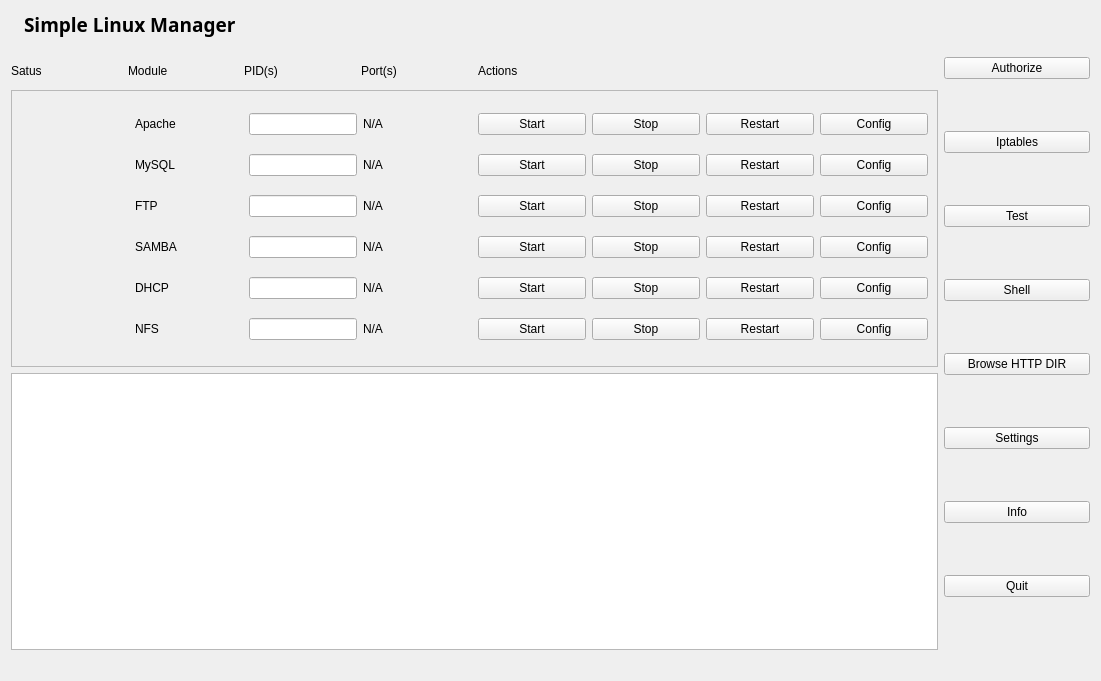
<?xml version="1.0" encoding="UTF-8"?>
<ui version="4.0">
 <class>main_widget</class>
 <widget class="QWidget" name="main_widget">
  <property name="geometry">
   <rect>
    <x>0</x>
    <y>0</y>
    <width>1101</width>
    <height>681</height>
   </rect>
  </property>
  <property name="windowTitle">
   <string>Simple Linux Manager</string>
  </property>
  <property name="windowIcon">
   <iconset resource="resources.qrc">
    <normaloff>:/new/prefix2/resources/linux.svg</normaloff>:/new/prefix2/resources/linux.svg</iconset>
  </property>
  <property name="styleSheet">
   <string notr="true"/>
  </property>
  <layout class="QVBoxLayout" name="verticalLayout_2">
   <item>
    <layout class="QGridLayout" name="gridLayout">
     <item row="0" column="2" rowspan="6" colspan="2">
      <layout class="QVBoxLayout" name="buttons">
       <item>
        <widget class="QPushButton" name="authorize">
         <property name="text">
          <string>Authorize</string>
         </property>
        </widget>
       </item>
       <item>
        <widget class="QPushButton" name="iptables">
         <property name="text">
          <string>Iptables</string>
         </property>
        </widget>
       </item>
       <item>
        <widget class="QPushButton" name="pushButton">
         <property name="text">
          <string>Test</string>
         </property>
        </widget>
       </item>
       <item>
        <widget class="QPushButton" name="shell">
         <property name="text">
          <string>Shell</string>
         </property>
        </widget>
       </item>
       <item>
        <widget class="QPushButton" name="pushButton_2">
         <property name="text">
          <string>Browse HTTP DIR</string>
         </property>
        </widget>
       </item>
       <item>
        <widget class="QPushButton" name="config">
         <property name="text">
          <string>Settings</string>
         </property>
        </widget>
       </item>
       <item>
        <widget class="QPushButton" name="info">
         <property name="text">
          <string>Info</string>
         </property>
        </widget>
       </item>
       <item>
        <widget class="QPushButton" name="quit">
         <property name="text">
          <string>Quit</string>
         </property>
        </widget>
       </item>
      </layout>
     </item>
     <item row="6" column="0" colspan="2">
      <spacer name="horizontalSpacer_3">
       <property name="orientation">
        <enum>Qt::Horizontal</enum>
       </property>
       <property name="sizeHint" stdset="0">
        <size>
         <width>40</width>
         <height>20</height>
        </size>
       </property>
      </spacer>
     </item>
     <item row="1" column="0" colspan="2">
      <widget class="QLabel" name="spacer_top_label">
       <property name="text">
        <string/>
       </property>
      </widget>
     </item>
     <item row="2" column="0" colspan="2">
      <layout class="QHBoxLayout" name="horizontalLayout">
       <item>
        <widget class="QLabel" name="status_label">
         <property name="text">
          <string>Satus</string>
         </property>
        </widget>
       </item>
       <item>
        <widget class="QLabel" name="module_label">
         <property name="text">
          <string>Module</string>
         </property>
        </widget>
       </item>
       <item>
        <widget class="QLabel" name="pids_label">
         <property name="text">
          <string>PID(s)</string>
         </property>
        </widget>
       </item>
       <item>
        <widget class="QLabel" name="ports_label">
         <property name="text">
          <string>Port(s)</string>
         </property>
        </widget>
       </item>
       <item>
        <widget class="QLabel" name="actions_label">
         <property name="text">
          <string>Actions</string>
         </property>
        </widget>
       </item>
       <item>
        <widget class="QLabel" name="label_5">
         <property name="text">
          <string/>
         </property>
        </widget>
       </item>
       <item>
        <widget class="QLabel" name="label_7">
         <property name="text">
          <string/>
         </property>
        </widget>
       </item>
       <item>
        <widget class="QLabel" name="label_6">
         <property name="text">
          <string/>
         </property>
        </widget>
       </item>
      </layout>
     </item>
     <item row="5" column="0" colspan="2">
      <widget class="QTextEdit" name="log">
       <property name="readOnly">
        <bool>true</bool>
       </property>
      </widget>
     </item>
     <item row="6" column="3">
      <spacer name="horizontalSpacer_6">
       <property name="orientation">
        <enum>Qt::Horizontal</enum>
       </property>
       <property name="sizeType">
        <enum>QSizePolicy::Maximum</enum>
       </property>
       <property name="sizeHint" stdset="0">
        <size>
         <width>40</width>
         <height>20</height>
        </size>
       </property>
      </spacer>
     </item>
     <item row="4" column="0" colspan="2">
      <widget class="QScrollArea" name="services_scroll_layout">
       <property name="widgetResizable">
        <bool>true</bool>
       </property>
       <widget class="QWidget" name="services_layout">
        <property name="geometry">
         <rect>
          <x>0</x>
          <y>0</y>
          <width>927</width>
          <height>272</height>
         </rect>
        </property>
        <layout class="QVBoxLayout" name="verticalLayout">
         <item>
          <layout class="QHBoxLayout" name="apache_layout">
           <item>
            <widget class="QLabel" name="apache_status">
             <property name="styleSheet">
              <string notr="true"/>
             </property>
             <property name="text">
              <string/>
             </property>
            </widget>
           </item>
           <item>
            <widget class="QLabel" name="apache_label">
             <property name="toolTip">
              <string>&lt;html&gt;&lt;head/&gt;&lt;body&gt;&lt;p&gt;Module name&lt;/p&gt;&lt;/body&gt;&lt;/html&gt;</string>
             </property>
             <property name="text">
              <string>Apache</string>
             </property>
            </widget>
           </item>
           <item>
            <widget class="QLineEdit" name="apache_pids">
             <property name="sizePolicy">
              <sizepolicy hsizetype="Ignored" vsizetype="Fixed">
               <horstretch>0</horstretch>
               <verstretch>0</verstretch>
              </sizepolicy>
             </property>
             <property name="text">
              <string/>
             </property>
             <property name="readOnly">
              <bool>true</bool>
             </property>
            </widget>
           </item>
           <item>
            <widget class="QLabel" name="apache_port">
             <property name="text">
              <string>N/A</string>
             </property>
            </widget>
           </item>
           <item>
            <widget class="QPushButton" name="apache_start">
             <property name="text">
              <string>Start</string>
             </property>
            </widget>
           </item>
           <item>
            <widget class="QPushButton" name="apache_stop">
             <property name="enabled">
              <bool>true</bool>
             </property>
             <property name="text">
              <string>Stop</string>
             </property>
            </widget>
           </item>
           <item>
            <widget class="QPushButton" name="apache_restart">
             <property name="text">
              <string>Restart</string>
             </property>
            </widget>
           </item>
           <item>
            <widget class="QPushButton" name="apache_config">
             <property name="text">
              <string>Config</string>
             </property>
            </widget>
           </item>
          </layout>
         </item>
         <item>
          <layout class="QHBoxLayout" name="mysql_layout">
           <item>
            <widget class="QLabel" name="mysql_status">
             <property name="styleSheet">
              <string notr="true"/>
             </property>
             <property name="text">
              <string/>
             </property>
            </widget>
           </item>
           <item>
            <widget class="QLabel" name="mysqll">
             <property name="text">
              <string>MySQL</string>
             </property>
            </widget>
           </item>
           <item>
            <widget class="QLineEdit" name="mysql_pids">
             <property name="sizePolicy">
              <sizepolicy hsizetype="Ignored" vsizetype="Fixed">
               <horstretch>0</horstretch>
               <verstretch>0</verstretch>
              </sizepolicy>
             </property>
             <property name="readOnly">
              <bool>true</bool>
             </property>
            </widget>
           </item>
           <item>
            <widget class="QLabel" name="mysql_port">
             <property name="text">
              <string>N/A</string>
             </property>
            </widget>
           </item>
           <item>
            <widget class="QPushButton" name="mysql_start">
             <property name="text">
              <string>Start</string>
             </property>
            </widget>
           </item>
           <item>
            <widget class="QPushButton" name="mysql_stop">
             <property name="text">
              <string>Stop</string>
             </property>
            </widget>
           </item>
           <item>
            <widget class="QPushButton" name="mysql_restart">
             <property name="text">
              <string>Restart</string>
             </property>
            </widget>
           </item>
           <item>
            <widget class="QPushButton" name="mysql_config">
             <property name="text">
              <string>Config</string>
             </property>
            </widget>
           </item>
          </layout>
         </item>
         <item>
          <layout class="QHBoxLayout" name="ftp_layout">
           <item>
            <widget class="QLabel" name="ftp_status">
             <property name="styleSheet">
              <string notr="true"/>
             </property>
             <property name="text">
              <string/>
             </property>
            </widget>
           </item>
           <item>
            <widget class="QLabel" name="ftpl">
             <property name="text">
              <string>FTP</string>
             </property>
            </widget>
           </item>
           <item>
            <widget class="QLineEdit" name="ftp_pids">
             <property name="sizePolicy">
              <sizepolicy hsizetype="Ignored" vsizetype="Fixed">
               <horstretch>0</horstretch>
               <verstretch>0</verstretch>
              </sizepolicy>
             </property>
             <property name="readOnly">
              <bool>true</bool>
             </property>
            </widget>
           </item>
           <item>
            <widget class="QLabel" name="ftp_port">
             <property name="text">
              <string>N/A</string>
             </property>
            </widget>
           </item>
           <item>
            <widget class="QPushButton" name="ftp_start">
             <property name="text">
              <string>Start</string>
             </property>
            </widget>
           </item>
           <item>
            <widget class="QPushButton" name="ftp_stop">
             <property name="text">
              <string>Stop</string>
             </property>
            </widget>
           </item>
           <item>
            <widget class="QPushButton" name="ftp_restart">
             <property name="text">
              <string>Restart</string>
             </property>
            </widget>
           </item>
           <item>
            <widget class="QPushButton" name="ftp_config">
             <property name="text">
              <string>Config</string>
             </property>
            </widget>
           </item>
          </layout>
         </item>
         <item>
          <layout class="QHBoxLayout" name="samba_layout">
           <item>
            <widget class="QLabel" name="samba_status">
             <property name="styleSheet">
              <string notr="true"/>
             </property>
             <property name="text">
              <string/>
             </property>
            </widget>
           </item>
           <item>
            <widget class="QLabel" name="samba_label">
             <property name="text">
              <string>SAMBA</string>
             </property>
            </widget>
           </item>
           <item>
            <widget class="QLineEdit" name="samba_pids">
             <property name="sizePolicy">
              <sizepolicy hsizetype="Ignored" vsizetype="Fixed">
               <horstretch>0</horstretch>
               <verstretch>0</verstretch>
              </sizepolicy>
             </property>
             <property name="readOnly">
              <bool>true</bool>
             </property>
            </widget>
           </item>
           <item>
            <widget class="QLabel" name="samba_port">
             <property name="text">
              <string>N/A</string>
             </property>
            </widget>
           </item>
           <item>
            <widget class="QPushButton" name="samba_start">
             <property name="text">
              <string>Start</string>
             </property>
            </widget>
           </item>
           <item>
            <widget class="QPushButton" name="samba_stop">
             <property name="text">
              <string>Stop</string>
             </property>
            </widget>
           </item>
           <item>
            <widget class="QPushButton" name="samba_restart">
             <property name="text">
              <string>Restart</string>
             </property>
            </widget>
           </item>
           <item>
            <widget class="QPushButton" name="samba_config">
             <property name="text">
              <string>Config</string>
             </property>
            </widget>
           </item>
          </layout>
         </item>
         <item>
          <layout class="QHBoxLayout" name="dhcp_layout">
           <item>
            <widget class="QLabel" name="dhcp_status">
             <property name="styleSheet">
              <string notr="true"/>
             </property>
             <property name="text">
              <string/>
             </property>
            </widget>
           </item>
           <item>
            <widget class="QLabel" name="dhcp_label">
             <property name="text">
              <string>DHCP</string>
             </property>
            </widget>
           </item>
           <item>
            <widget class="QLineEdit" name="dhcp_pids">
             <property name="sizePolicy">
              <sizepolicy hsizetype="Ignored" vsizetype="Fixed">
               <horstretch>0</horstretch>
               <verstretch>0</verstretch>
              </sizepolicy>
             </property>
             <property name="readOnly">
              <bool>true</bool>
             </property>
            </widget>
           </item>
           <item>
            <widget class="QLabel" name="dhcp_port">
             <property name="text">
              <string>N/A</string>
             </property>
            </widget>
           </item>
           <item>
            <widget class="QPushButton" name="dhcp_start">
             <property name="text">
              <string>Start</string>
             </property>
            </widget>
           </item>
           <item>
            <widget class="QPushButton" name="dhcp_stop">
             <property name="text">
              <string>Stop</string>
             </property>
            </widget>
           </item>
           <item>
            <widget class="QPushButton" name="dhcp_restart">
             <property name="text">
              <string>Restart</string>
             </property>
            </widget>
           </item>
           <item>
            <widget class="QPushButton" name="dhcp_config">
             <property name="text">
              <string>Config</string>
             </property>
            </widget>
           </item>
          </layout>
         </item>
         <item>
          <layout class="QHBoxLayout" name="nfs_layout">
           <item>
            <widget class="QLabel" name="nfs_status">
             <property name="text">
              <string/>
             </property>
            </widget>
           </item>
           <item>
            <widget class="QLabel" name="nfs_label">
             <property name="text">
              <string>NFS</string>
             </property>
            </widget>
           </item>
           <item>
            <widget class="QLineEdit" name="nfs_pids">
             <property name="sizePolicy">
              <sizepolicy hsizetype="Ignored" vsizetype="Fixed">
               <horstretch>0</horstretch>
               <verstretch>0</verstretch>
              </sizepolicy>
             </property>
             <property name="readOnly">
              <bool>true</bool>
             </property>
            </widget>
           </item>
           <item>
            <widget class="QLabel" name="nfs_port">
             <property name="text">
              <string>N/A</string>
             </property>
            </widget>
           </item>
           <item>
            <widget class="QPushButton" name="nfs_start">
             <property name="text">
              <string>Start</string>
             </property>
            </widget>
           </item>
           <item>
            <widget class="QPushButton" name="nfs_stop">
             <property name="text">
              <string>Stop</string>
             </property>
            </widget>
           </item>
           <item>
            <widget class="QPushButton" name="nfs_restart">
             <property name="text">
              <string>Restart</string>
             </property>
            </widget>
           </item>
           <item>
            <widget class="QPushButton" name="nfs_config">
             <property name="text">
              <string>Config</string>
             </property>
            </widget>
           </item>
          </layout>
         </item>
        </layout>
       </widget>
      </widget>
     </item>
     <item row="6" column="2">
      <spacer name="horizontalSpacer_5">
       <property name="orientation">
        <enum>Qt::Horizontal</enum>
       </property>
       <property name="sizeType">
        <enum>QSizePolicy::Preferred</enum>
       </property>
       <property name="sizeHint" stdset="0">
        <size>
         <width>100</width>
         <height>20</height>
        </size>
       </property>
      </spacer>
     </item>
     <item row="0" column="1">
      <spacer name="horizontalSpacer_4">
       <property name="orientation">
        <enum>Qt::Horizontal</enum>
       </property>
       <property name="sizeHint" stdset="0">
        <size>
         <width>40</width>
         <height>20</height>
        </size>
       </property>
      </spacer>
     </item>
     <item row="0" column="0">
      <layout class="QHBoxLayout" name="horizontalLayout_2">
       <property name="sizeConstraint">
        <enum>QLayout::SetDefaultConstraint</enum>
       </property>
       <item>
        <widget class="QLabel" name="label">
         <property name="sizePolicy">
          <sizepolicy hsizetype="Preferred" vsizetype="Preferred">
           <horstretch>0</horstretch>
           <verstretch>0</verstretch>
          </sizepolicy>
         </property>
         <property name="text">
          <string/>
         </property>
         <property name="pixmap">
          <pixmap resource="resources.qrc">:/new/prefix2/resources/linux.png</pixmap>
         </property>
         <property name="scaledContents">
          <bool>false</bool>
         </property>
        </widget>
       </item>
       <item>
        <widget class="QLabel" name="title_label">
         <property name="sizePolicy">
          <sizepolicy hsizetype="Preferred" vsizetype="Preferred">
           <horstretch>0</horstretch>
           <verstretch>0</verstretch>
          </sizepolicy>
         </property>
         <property name="font">
          <font>
           <family>Sans Serif</family>
           <pointsize>14</pointsize>
           <weight>75</weight>
           <bold>true</bold>
           <kerning>true</kerning>
          </font>
         </property>
         <property name="text">
          <string>Simple Linux Manager</string>
         </property>
        </widget>
       </item>
      </layout>
     </item>
    </layout>
   </item>
  </layout>
 </widget>
 <resources>
  <include location="resources.qrc"/>
 </resources>
 <connections>
  <connection>
   <sender>quit</sender>
   <signal>clicked()</signal>
   <receiver>main_widget</receiver>
   <slot>close()</slot>
   <hints>
    <hint type="sourcelabel">
     <x>922</x>
     <y>496</y>
    </hint>
    <hint type="destinationlabel">
     <x>502</x>
     <y>300</y>
    </hint>
   </hints>
  </connection>
 </connections>
</ui>
